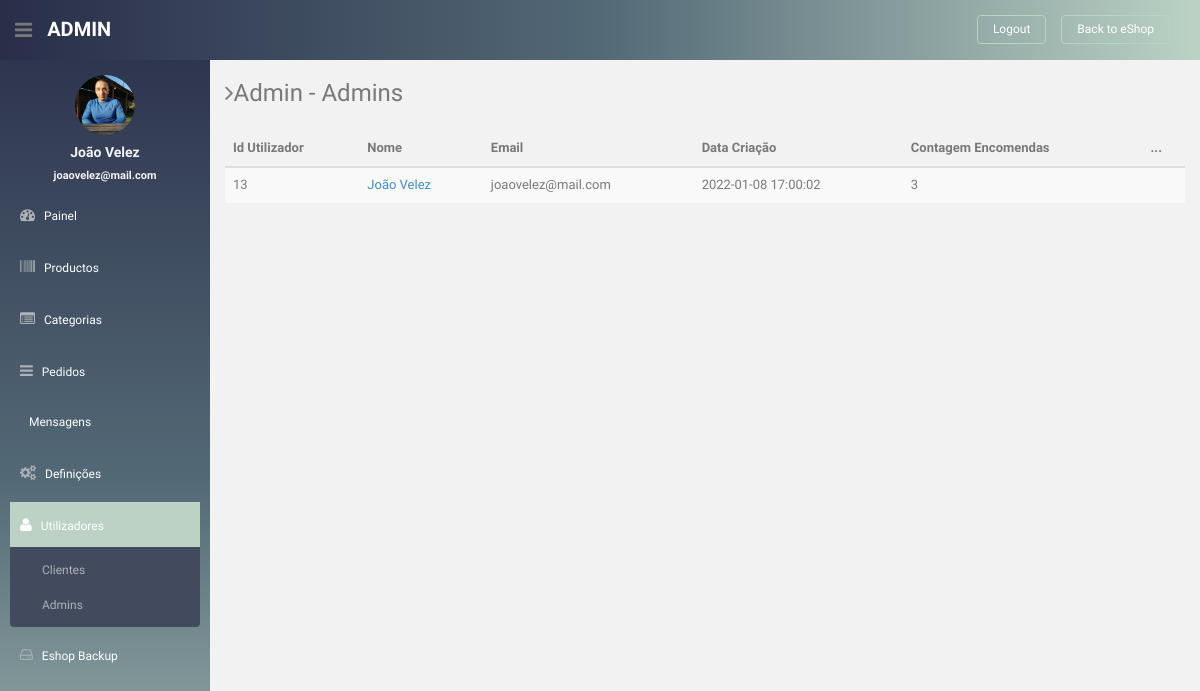
The app's page /admin/users/admins (signed in) with its own data.
### tables this page shows
CREATE TABLE `users` (
  `id` bigint(20) NOT NULL,
  `url_address` varchar(60) NOT NULL,
  `name` varchar(100) NOT NULL,
  `email` varchar(100) NOT NULL,
  `password` varchar(252) NOT NULL,
  `date` datetime NOT NULL,
  `rank` varchar(8) NOT NULL
);

### app/controllers/admin.php (called while the page is built, shortened)
<?php
class Admin extends Controller
{
	function users($type = "customers")
	{
		$User = $this->load_model('User');
		$Order = $this->load_model('Order');
		$user_data = $User->check_login(true, ["admin"]);
		if (is_object($user_data)) {
			$data['user_data'] = $user_data;
		}
		if ($type == "admins") {
			$users = $User->get_admins();
		} else {
			$users = $User->get_customers();
		}
		if (is_array($users)) {
			foreach ($users as $key => $row) {
				$orders_num = $Order->get_orders_count($row->url_address);
				$users[$key]->orders_count = $orders_num;
			}
		}
		$data['users'] = $users;
		$data['page_title'] = "Admin - $type";
		$data['current_page'] = "users";
		$this->view("admin/users", $data);
	}
}

### app/core/app.php (called while the page is built, shortened)
<?php
Class App
{
	protected $method = "index";
	public function __construct()
	{
		$url = $this->parseURL();
		$url[0] = str_replace("-", "_", $url[0]);
		if(file_exists("../app/controllers/" . strtolower($url[0]) . ".php"))
		{
			unset($url[0]);
		}
		$this->controller = new $this->controller;
		if(isset($url[1]))
		{
			$url[1] = strtolower($url[1]);
			if(method_exists($this->controller, $url[1]) && is_callable([$this->controller, $url[1]]))
			{
				$this->method = $url[1];
				unset($url[1]);
			}
		}
		$this->params = (count($url) > 0) ? $url : ["home"];
		call_user_func_array([$this->controller,$this->method], $this->params);
	}
	private function parseURL()
	{
		$url = isset($_GET['url']) ? $_GET['url'] : "home";
		return explode("/", filter_var(trim($url,"/"),FILTER_SANITIZE_URL));
 	}
}

### public/index.php (called while the page is built, shortened)
<?php
$app = new App();

### app/core/database.php (called while the page is built, shortened)
<?php
Class Database
{
	public static $con;
	public function __construct()
	{
		try{
			$string = DB_TYPE . ":host=". DB_HOST .";dbname=". DB_NAME;
			self::$con = new PDO($string,DB_USER,DB_PASS);
		}catch (PDOException $e){
			die($e->getMessage());
		}
	}
 	public static function newInstance()
	{
		return $instance = new self();
 	}
	public function read($query,$data = array())
	{
		$stm = self::$con->prepare($query);
		$result = $stm->execute($data);
		if($result){
			$data = $stm->fetchAll(PDO::FETCH_OBJ);
			if(is_array($data) && count($data) > 0)
			{
				return $data;
			}
		}
		return false;
	}
}

### app/models/user.class.php (called while the page is built, shortened)
<?php
class User
{
	public function get_admins()
	{
		$db = Database::newInstance();
		$arr = false;
		$arr['rank'] = "admin";
		$query = "select * from users where rank = :rank ";
		$result = $db->read($query, $arr);
		if (is_array($result)) {
			return $result;
		}
		return false;
	}
	public function check_login($redirect = false, $allowed = array())
	{
		$db = Database::getInstance();
		if (count($allowed) > 0) {
			$arr['url'] = isset($_SESSION['user_url']) ? $_SESSION['user_url'] : '';
			$query = "select * from users where url_address = :url limit 1";
			$result = $db->read($query, $arr);
			if (is_array($result)) {
				$result = $result[0];
				if (in_array($result->rank, $allowed)) {
					return $result;
				}
			}
			die;
		}
		return false;
	}
}

### app/models/order.class.php (called while the page is built, shortened)
<?php
class Order extends Controller
{
	public function get_orders_count($user_url)
	{
		$db = Database::newInstance();
		$data['user_url'] = $user_url;
		$query = "select id from orders where user_url = :user_url ";
		$result = $db->read($query, $data);
		$orders = is_array($result) ? count($result) : 0;
		return $orders;
	}
}

### app/views/eshop/admin/users.php (the view, shortened to what this page needs)
<?php $this->view("admin/sidebar",$data); ?>
<table class="table table-striped table-advance table-hover">
	<thead>
		<tr><th>Id Utilizador</th><th>Nome</th><th>Email</th><th>Data Criação</th><th>Contagem Encomendas</th><th>...</th></tr>
	</thead>
	<tbody>
		<?php if(isset($users) && is_array($users)):?>
			<?php foreach($users as $user):?>
				<tr style="position: relative;"><td><?=$user->id?></td><td><a href="<?=ROOT?>profile/<?=$user->url_address?>"><?=$user->name?></a></td><td><?=$user->email?></td><td><?=date("Y-m-d H:i:s",strtotime($user->date))?></td>
					<td>
						<?=$user->orders_count?>
					</td>
					<td>
					</td>
				</tr>
			<?php endforeach;?>
		<?php endif;?>
	</tbody>
</table>

### app/views/eshop/admin/sidebar.php (shortened to what this page needs)
<aside>
    <div id="sidebar" class="nav-collapse " style="background: #BBD2C5;  /* fallback for old browsers */
background: -webkit-linear-gradient(to right, #292E49, #536976, #BBD2C5);  /* Chrome 10-25, Safari 5.1-6 */
background: linear-gradient( #292E49, #536976, #BBD2C5); /* W3C, IE 10+/ Edge, Firefox 16+, Chrome 26+, Opera 12+, Safari 7+ */
">
        <ul class="sidebar-menu" id="nav-accordion">
            <p class="centered"><a href="profile.html"><img src="<?= ASSETS . THEME ?>admin/img/eu.jpg" class="img-circle" width="60"></a></p>
            <h5 class="centered"><?= $data['user_data']->name ?></h5>
            <h5 class="centered" style="font-size: 11px;"><?= $data['user_data']->email ?></h5>
            <li class="sub-menu">
                <a href="javascript:;">
                    <i class="fa fa-dashboard"></i>
                    <span>Painel</span>
                </a>
            </li>
            <li class="sub-menu">
                <a <?= (isset($current_page) && $current_page == "products") ? ' class="active" ' : ''; ?> href="<?= ROOT ?>admin/products">
                    <i class="fa fa-barcode"></i>
                    <span>Productos</span>
                </a>
            </li>
            <li class="sub-menu">
                <a <?= (isset($current_page) && $current_page == "categories") ? ' class="active" ' : ''; ?> href="<?= ROOT ?>admin/categories">
                    <i class="fa fa-list-alt"></i>
                    <span>Categorias</span>
                </a>
            </li>
            <li class="sub-menu">
                <a <?= (isset($current_page) && $current_page == "orders") ? ' class="active" ' : ''; ?> href="<?= ROOT ?>admin/orders">
                    <i class="fa fa-reorder"></i>
                    <span>Pedidos</span>
                </a>
            </li>
            <li class="sub-menu">
                <a <?= (isset($current_page) && $current_page == "messages") ? ' class="active" ' : ''; ?> href="<?= ROOT ?>admin/messages">
                    <span>Mensagens</span>
                </a>
            </li>
            <li class="sub-menu">
                <a <?= (isset($current_page) && $current_page == "settings") ? ' class="active" ' : ''; ?> href="<?= ROOT ?>admin/settings">
                    <i class="fa fa-cogs"></i>
                    <span>Definições</span>
                </a>
            </li>
            <li class="sub-menu">
                <a <?= (isset($current_page) && $current_page == "users") ? ' class="active" ' : ''; ?> href="<?= ROOT ?>admin/users">
                    <i class="fa fa-user"></i>
                    <span>Utilizadores</span>
                </a>
                <ul class="sub">
                    <li><a href="<?= ROOT ?>admin/users/customers">Clientes</a></li>
                    <li><a href="<?= ROOT ?>admin/users/admins">Admins</a></li>
                </ul>
            </li>
            <li class="sub-menu">
                <a href="<?= ROOT ?>admin/backup">
                    <i class="fa  fa-hdd-o"></i>
                    <span>Eshop Backup</span>
                </a>
            </li>
        </ul>
    </div>
</aside>
<section id="main-content">
    <section class="wrapper site-min-height">
        <h3><i class="fa fa-angle-right"></i><?= ucwords($data['page_title']) ?></h3>
        <div class="row mt">
            <div class="col-lg-12">

### public/assets/eshop/admin/css/style.css (style rules this page uses)
body { color: #797979; background: #f2f2f2; font-family: 'Ruda', sans-serif; padding: 0px !important; margin: 0px !important; font-size:13px; }
ul li { list-style: none; }
a, a:hover, a:focus { text-decoration: none; outline: none; }
.centered { text-align: center; }
.mt { margin-top: 25px; }
#sidebar { width: 210px; height: 100%; position: fixed; background: #424a5d; }
#sidebar h5 { color: #f2f2f2; font-weight: 700; }
#sidebar ul li { position: relative; }
#sidebar .sub-menu > .sub li { padding-left: 32px; }
#sidebar .sub-menu > .sub li:last-child { padding-bottom: 10px; }
ul.sidebar-menu , ul.sidebar-menu li ul.sub { margin: -2px 0 0; padding: 0; }
ul.sidebar-menu { margin-top: 75px; }
#sidebar > ul > li > ul.sub { display: none; }
#sidebar > ul > li.active > ul.sub, #sidebar > ul > li > ul.sub > li > a { display: block; }
ul.sidebar-menu li ul.sub li { background: #424a5d; margin-bottom: 0; margin-left: 0; margin-right: 0; }
ul.sidebar-menu li ul.sub li:last-child { border-radius: 0 0 4px 4px; -webkit-border-radius: 0 0 4px 4px; }
ul.sidebar-menu li ul.sub li a { font-size: 12px; padding: 6px 0; line-height: 35px; height: 35px; -webkit-transition: all 0.3s ease; -moz-transition: all 0.3s ease; -o-transition: all 0.3s ease; -ms-transition: all 0.3s ease; transition: all 0.3s ease; color: #aeb2b7; }
ul.sidebar-menu li { margin-bottom: 5px; margin-left:10px; margin-right:10px; }
ul.sidebar-menu li.sub-menu { line-height: 15px; }
ul.sidebar-menu li a span { display: inline-block; }
ul.sidebar-menu li a { color: #aeb2b7; text-decoration: none; display: block; padding: 15px 0 15px 10px; font-size: 12px; outline: none; -webkit-transition: all 0.3s ease; -moz-transition: all 0.3s ease; -o-transition: all 0.3s ease; -ms-transition: all 0.3s ease; transition: all 0.3s ease; }
ul.sidebar-menu li a.active, ul.sidebar-menu li a:hover, ul.sidebar-menu li a:focus { background: #BBD2C5; color: #fff; display: block; -webkit-transition: all 0.3s ease; -moz-transition: all 0.3s ease; -o-transition: all 0.3s ease; -ms-transition: all 0.3s ease; transition: all 0.3s ease; }
ul.sidebar-menu li a i { font-size: 15px; padding-right: 6px; }
ul.sidebar-menu li a.active i { color: #fff; }
#main-content { margin-left: 210px; }
.wrapper { display: inline-block; margin-top: 60px; padding-left: 15px; padding-right: 15px; padding-bottom: 15px; padding-top: 0px; width: 100%; }
.site-min-height { min-height: 900px; }

### app/views/eshop/admin/sidebar.php (style rules this page uses)
.sub-menu span { color: white; }

### records on screen
users: name "João Velez", email "joaovelez@mail.com", id "13", date "2022-01-08 17:00:02", orders_count "3"

### other values on screen
$data['page_title'] "Admin - Admins"
